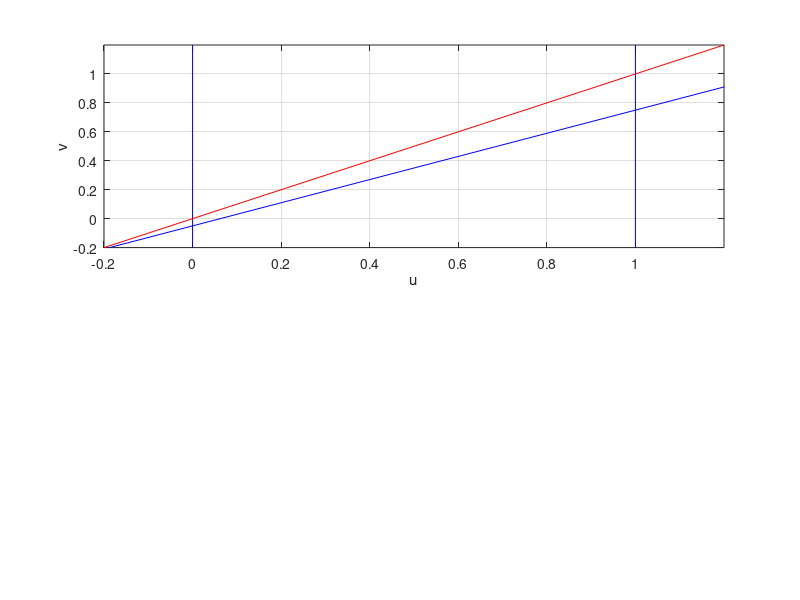

Here is the MATLAB script that generated this plot: (Note: this script raises an error after producing the figure.)
% Phase-plane trajectories of Barkley model

% Parameters
epsilon = 0.02; % st 1/epsilon = 50
a = 0.8;
b = 0.05;

Dt = 1.e-4; % timestep size
Nt = 100000; % number of timesteps
it_mark = 300; % mark trajectories for every it_mark timesteps

% Plotting u-nullcline
figure(3); clf;
subplot(2,1,1);

v_plot = [-0.2,1.2];
plot([0,0],v_plot,'b'); hold on;
grid;
plot([1,1],v_plot,'b');
u_plot = (v_plot+b) / a;
plot(u_plot,v_plot,'b');

% Plotting v-nullcline
u_plot = v_plot;
plot(u_plot,v_plot,'r');

xlabel('u');
ylabel('v');
axis([-0.2,1.2,-0.2,1.2]);
disp('Click on  a point in the graph to set initial conditions');
disp('Type Control-C to exit');

while (1)
    % read mouse location
    [u0,v0] = ginput(1);
    
    % Solve the Barkley equations (w/o diffusion term)
    % (u0,v0) = initial conditions
    u = nan(1,Nt+1);
    v = nan(1,Nt+1);
    u(1) = u0;
    v(1) = v0;
    for it = 1:Nt
        u_new = u(it) + Dt/epsilon*u(it)*(1-u(it))*(u(it)-(v(it)+b)/a);
        v_new = v(it) + Dt*(u(it)-v(it));
        u(it+1) = u_new;
        v(it+1) = v_new;
    end
    % mark initial conditions w/ * and plot trajectory
    subplot(2,1,1)
    plot(u0,v0,'k*');
    plot(u,v,'k');
    % mark trajectory at points that are equally spaced in time
    plot(u(1:it_mark:end),v(1:it_mark:end),'ko');
    % plot trajectors vs. time
    subplot(2,1,2);
    plot((0:Nt)*Dt,u,'b'); hold on;
    plot((0:Nt)*Dt,v,'r');
    axis([0,Nt*Dt,-0.2,1.2]);
    legend('u(t)','v(t)');
    xlabel('time');
    hold off;
end

